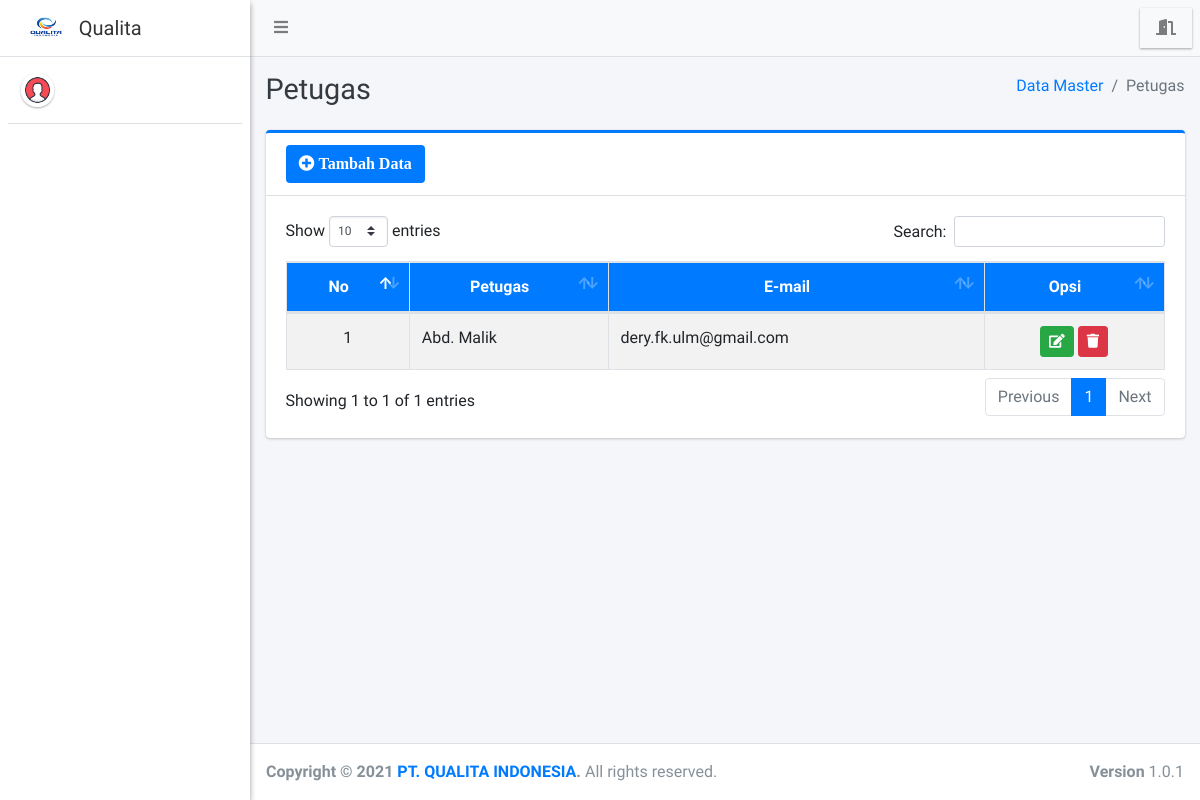
/admin/petugas/index.php, run on an earlier commit of the app's database.
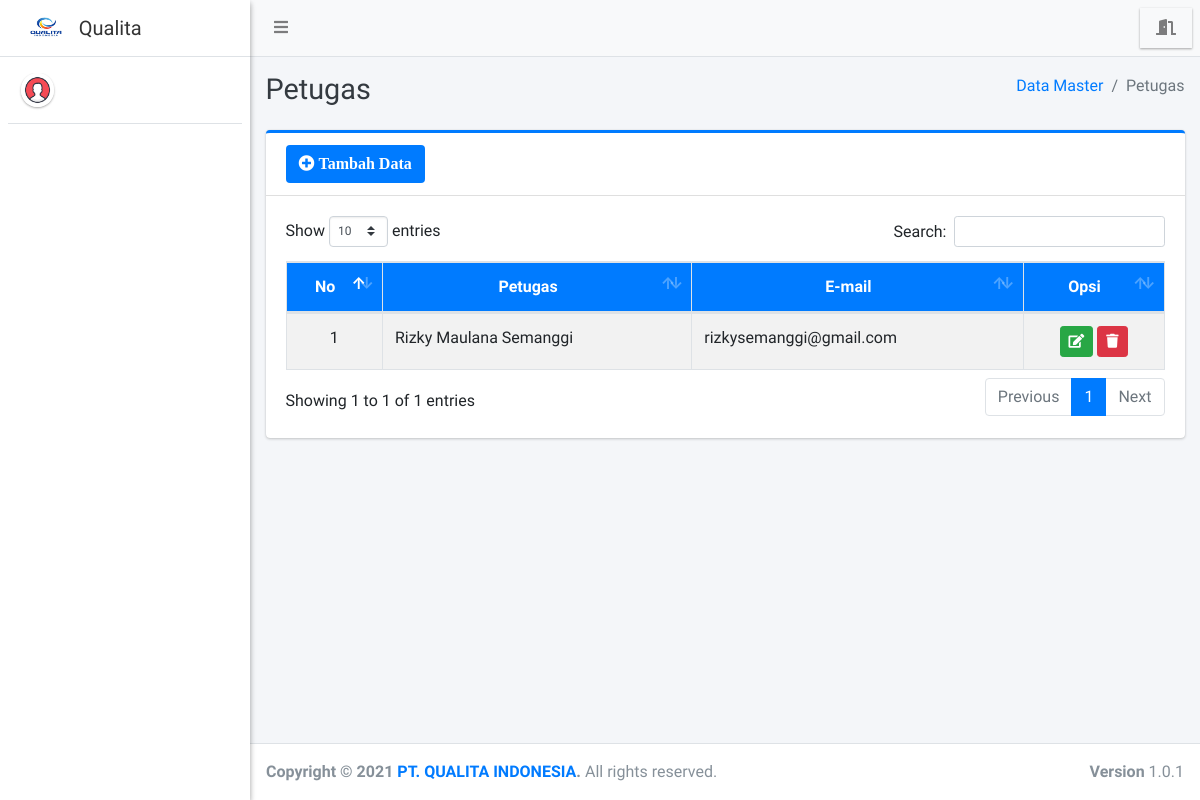
And on a later commit of the database.
### tables this page shows
CREATE TABLE `petugas` (
  `id_petugas` int(11) NOT NULL,
  `nama_petugas` varchar(255) NOT NULL,
  `email` varchar(255) NOT NULL
);

### admin/petugas/index.php (the view, shortened to what this page needs)
<?php
require '../../config/koneksi.php';
?>
<!DOCTYPE html>
<html>
<?php
include '../../templates/head.php';
?>
<body class="hold-transition sidebar-mini layout-fixed">
    <div class="wrapper">
        <?php
        include '../../templates/navbar.php';
        ?>
        <?php
        include '../../templates/sidebar.php';
        ?>
        <div class="content-wrapper">
            <div class="content-header">
                <div class="container-fluid">
                    <div class="row mb-2">
                        <div class="col-sm-6">
                            <h1 class="m-0 text-dark">Petugas</h1>
                        </div>
                        <div class="col-sm-6">
                            <ol class="breadcrumb float-sm-right">
                                <li class="breadcrumb-item"><a href="#">Data Master</a></li>
                                <li class="breadcrumb-item active">Petugas</li>
                            </ol>
                        </div>
                    </div>
                </div>
            </div>
            <section class="content">
                <div class="container-fluid">
                    <div class="row">
                        <div class="col-12">
                            <div class="card card-primary card-outline">
                                <div class="card-header">
                                    <a href="tambah" class="btn bg-blue"><i class="fa fa-plus-circle"> Tambah Data</i></a>
                                </div>
                                <div class="card-body">
                                    <div class="table-responsive">
                                        <table id="example1" class="table table-bordered table-striped">
                                            <thead class="bg-blue">
                                                <tr align="center">
                                                    <th>No</th>
                                                    <th>Petugas </th>
                                                    <th>E-mail</th>
                                                    <th>Opsi</th>
                                                </tr>
                                            </thead>
                                            <?php
                                            $no = 1;
                                            $data = $koneksi->query("SELECT * FROM petugas ORDER BY id_petugas DESC");
                                            while ($row = $data->fetch_array()) {
                                            ?>
                                                <tbody style="background-color: white">
                                                    <tr>
                                                        <td align="center"><?= $no++ ?></td>
                                                        <td><?= $row['nama_petugas'] ?></td>
                                                        <td><?= $row['email'] ?></td>
                                                        <td align="center">
                                                            <a href="edit?id=<?= $row['id_petugas'] ?>" class="btn btn-success btn-sm" title="Edit"><i class="fa fa-edit"></i></a>
                                                            <a href="hapus?id=<?= $row['id_petugas'] ?>" class="btn btn-danger btn-sm alert-hapus" title="Hapus"><i class="fa fa-trash"></i></a>
                                                        </td>
                                                    </tr>
                                                </tbody>
                                            <?php } ?>
                                        </table>
                                    </div>
                                </div>
                            </div>
                        </div>
                    </div>
                </div>
            </section>
        </div>
        <?php include_once "../../templates/footer.php"; ?>
    </div>
</body>
</html>

What changed in the data, as far as the page shows it:
removed petugas: nama_petugas "Abd. Malik", email "dery.fk.ulm@gmail.com"
added petugas: nama_petugas "Rizky Maulana Semanggi", email "rizkysemanggi@gmail.com"
